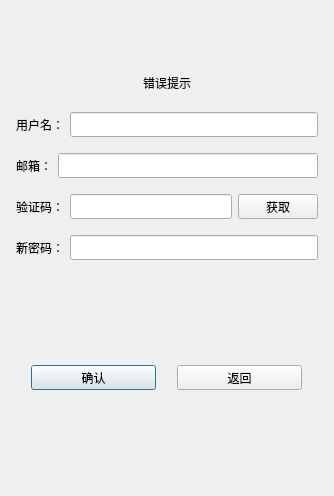
<?xml version="1.0" encoding="UTF-8"?>
<ui version="4.0">
 <class>ResetDialog</class>
 <widget class="QDialog" name="ResetDialog">
  <property name="geometry">
   <rect>
    <x>0</x>
    <y>0</y>
    <width>334</width>
    <height>496</height>
   </rect>
  </property>
  <property name="windowTitle">
   <string>Dialog</string>
  </property>
  <layout class="QGridLayout" name="gridLayout_2">
   <item row="2" column="0">
    <layout class="QHBoxLayout" name="horizontalLayout_3">
     <property name="leftMargin">
      <number>5</number>
     </property>
     <property name="topMargin">
      <number>5</number>
     </property>
     <property name="rightMargin">
      <number>5</number>
     </property>
     <property name="bottomMargin">
      <number>5</number>
     </property>
     <item>
      <widget class="QLabel" name="email_label">
       <property name="minimumSize">
        <size>
         <width>0</width>
         <height>25</height>
        </size>
       </property>
       <property name="maximumSize">
        <size>
         <width>16777215</width>
         <height>25</height>
        </size>
       </property>
       <property name="text">
        <string>邮箱：</string>
       </property>
      </widget>
     </item>
     <item>
      <widget class="QLineEdit" name="email_lineEdit">
       <property name="minimumSize">
        <size>
         <width>0</width>
         <height>25</height>
        </size>
       </property>
       <property name="maximumSize">
        <size>
         <width>16777215</width>
         <height>25</height>
        </size>
       </property>
      </widget>
     </item>
    </layout>
   </item>
   <item row="6" column="0">
    <layout class="QHBoxLayout" name="horizontalLayout_6">
     <property name="leftMargin">
      <number>5</number>
     </property>
     <property name="topMargin">
      <number>5</number>
     </property>
     <property name="rightMargin">
      <number>5</number>
     </property>
     <property name="bottomMargin">
      <number>5</number>
     </property>
     <item>
      <widget class="QPushButton" name="confirm_btn">
       <property name="minimumSize">
        <size>
         <width>125</width>
         <height>25</height>
        </size>
       </property>
       <property name="maximumSize">
        <size>
         <width>125</width>
         <height>25</height>
        </size>
       </property>
       <property name="text">
        <string>确认</string>
       </property>
      </widget>
     </item>
     <item>
      <widget class="QPushButton" name="cancel_btn">
       <property name="minimumSize">
        <size>
         <width>125</width>
         <height>25</height>
        </size>
       </property>
       <property name="maximumSize">
        <size>
         <width>125</width>
         <height>25</height>
        </size>
       </property>
       <property name="text">
        <string>返回</string>
       </property>
      </widget>
     </item>
    </layout>
   </item>
   <item row="7" column="0">
    <spacer name="verticalSpacer_3">
     <property name="orientation">
      <enum>Qt::Vertical</enum>
     </property>
     <property name="sizeHint" stdset="0">
      <size>
       <width>20</width>
       <height>40</height>
      </size>
     </property>
    </spacer>
   </item>
   <item row="0" column="0">
    <widget class="QWidget" name="widget" native="true">
     <layout class="QGridLayout" name="gridLayout_3">
      <item row="1" column="0">
       <widget class="QLabel" name="err_tip">
        <property name="text">
         <string>错误提示</string>
        </property>
        <property name="alignment">
         <set>Qt::AlignCenter</set>
        </property>
       </widget>
      </item>
      <item row="0" column="0">
       <spacer name="verticalSpacer">
        <property name="orientation">
         <enum>Qt::Vertical</enum>
        </property>
        <property name="sizeHint" stdset="0">
         <size>
          <width>20</width>
          <height>40</height>
         </size>
        </property>
       </spacer>
      </item>
     </layout>
    </widget>
   </item>
   <item row="5" column="0">
    <spacer name="verticalSpacer_2">
     <property name="orientation">
      <enum>Qt::Vertical</enum>
     </property>
     <property name="sizeHint" stdset="0">
      <size>
       <width>20</width>
       <height>40</height>
      </size>
     </property>
    </spacer>
   </item>
   <item row="4" column="0">
    <layout class="QHBoxLayout" name="horizontalLayout_5">
     <property name="leftMargin">
      <number>5</number>
     </property>
     <property name="topMargin">
      <number>5</number>
     </property>
     <property name="rightMargin">
      <number>5</number>
     </property>
     <property name="bottomMargin">
      <number>5</number>
     </property>
     <item>
      <widget class="QLabel" name="psw_label">
       <property name="minimumSize">
        <size>
         <width>0</width>
         <height>25</height>
        </size>
       </property>
       <property name="maximumSize">
        <size>
         <width>16777215</width>
         <height>25</height>
        </size>
       </property>
       <property name="text">
        <string>新密码：</string>
       </property>
      </widget>
     </item>
     <item>
      <widget class="QLineEdit" name="psw_lineEdit">
       <property name="minimumSize">
        <size>
         <width>0</width>
         <height>25</height>
        </size>
       </property>
       <property name="maximumSize">
        <size>
         <width>16777215</width>
         <height>25</height>
        </size>
       </property>
      </widget>
     </item>
    </layout>
   </item>
   <item row="1" column="0">
    <layout class="QHBoxLayout" name="horizontalLayout">
     <property name="leftMargin">
      <number>5</number>
     </property>
     <property name="topMargin">
      <number>5</number>
     </property>
     <property name="rightMargin">
      <number>5</number>
     </property>
     <property name="bottomMargin">
      <number>5</number>
     </property>
     <item>
      <widget class="QLabel" name="user_label">
       <property name="minimumSize">
        <size>
         <width>0</width>
         <height>25</height>
        </size>
       </property>
       <property name="maximumSize">
        <size>
         <width>16777215</width>
         <height>25</height>
        </size>
       </property>
       <property name="text">
        <string>用户名：</string>
       </property>
      </widget>
     </item>
     <item>
      <widget class="QLineEdit" name="user_lineEdit">
       <property name="minimumSize">
        <size>
         <width>0</width>
         <height>25</height>
        </size>
       </property>
       <property name="maximumSize">
        <size>
         <width>16777215</width>
         <height>25</height>
        </size>
       </property>
      </widget>
     </item>
    </layout>
   </item>
   <item row="3" column="0">
    <layout class="QHBoxLayout" name="horizontalLayout_4">
     <property name="leftMargin">
      <number>5</number>
     </property>
     <property name="topMargin">
      <number>5</number>
     </property>
     <property name="rightMargin">
      <number>5</number>
     </property>
     <property name="bottomMargin">
      <number>5</number>
     </property>
     <item>
      <widget class="QLabel" name="varify_label">
       <property name="minimumSize">
        <size>
         <width>0</width>
         <height>25</height>
        </size>
       </property>
       <property name="maximumSize">
        <size>
         <width>16777215</width>
         <height>25</height>
        </size>
       </property>
       <property name="text">
        <string>验证码：</string>
       </property>
      </widget>
     </item>
     <item>
      <widget class="QLineEdit" name="varify_lineEdit">
       <property name="minimumSize">
        <size>
         <width>0</width>
         <height>25</height>
        </size>
       </property>
       <property name="maximumSize">
        <size>
         <width>16777215</width>
         <height>25</height>
        </size>
       </property>
      </widget>
     </item>
     <item>
      <widget class="TimerBtn" name="varify_btn">
       <property name="minimumSize">
        <size>
         <width>0</width>
         <height>25</height>
        </size>
       </property>
       <property name="maximumSize">
        <size>
         <width>16777215</width>
         <height>25</height>
        </size>
       </property>
       <property name="text">
        <string>获取</string>
       </property>
      </widget>
     </item>
    </layout>
   </item>
  </layout>
 </widget>
 <customwidgets>
  <customwidget>
   <class>TimerBtn</class>
   <extends>QPushButton</extends>
   <header>timerbtn.h</header>
  </customwidget>
 </customwidgets>
 <tabstops>
  <tabstop>user_lineEdit</tabstop>
  <tabstop>email_lineEdit</tabstop>
  <tabstop>varify_lineEdit</tabstop>
  <tabstop>psw_lineEdit</tabstop>
  <tabstop>varify_btn</tabstop>
  <tabstop>confirm_btn</tabstop>
  <tabstop>cancel_btn</tabstop>
 </tabstops>
 <resources/>
 <connections/>
</ui>
